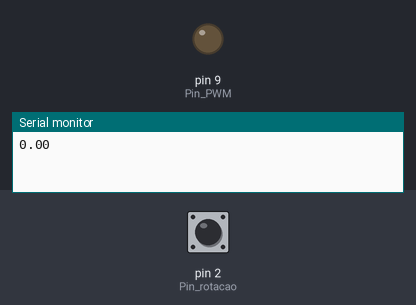
A sketch run on a simulated Arduino Uno, built with avr-gcc and run on an emulated ATmega328P. Shown: output pins drawn as LEDs (lit = HIGH), the last lines printed to the serial monitor. The test bench sets the inputs (shaded band); at power-on: pin 2 (Pin_rotacao) HIGH.

Above: at 0.1 s.
At 2.1 s:
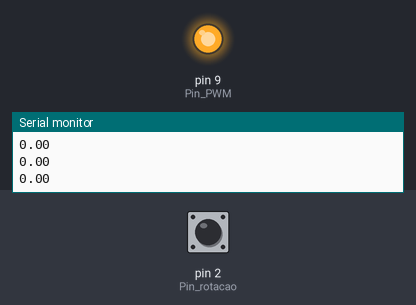
Timing chart, 0 to 3.6 s (numbered marks = the images above):
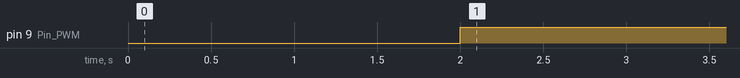

Measured:
- by itself, pin 9 (Pin_PWM): LOW → HIGH at 2.0 s

The sketch:

transitorio.ino
```cpp
const int Pin_rotacao = 2;
const int Pin_PWM = 9;

double Setpoint = 950;
double Input, Output;
volatile byte pulsos;
unsigned int pulsos_por_volta = 2;
unsigned long timeold;

void contador() {
  pulsos++;
}

void setup() {
  Serial.begin(9600);
  pinMode(Pin_PWM, OUTPUT);
  pinMode(Pin_rotacao, INPUT);
  attachInterrupt(digitalPinToInterrupt(Pin_rotacao), contador, FALLING);
  pulsos = 0;
  timeold = millis();
}

void loop() {

  if (millis() - timeold >= 1000) {
    detachInterrupt(digitalPinToInterrupt(Pin_rotacao));

    Input = (60 * 1000 / pulsos_por_volta) / (millis() - timeold) * pulsos;
    pulsos = 0;

    Output = Setpoint - Input;

    analogWrite(Pin_PWM, Output);

    timeold = millis();
    attachInterrupt(digitalPinToInterrupt(Pin_rotacao), contador, FALLING);
  }

  print_serial(Input);
  delay(1000);
}

void print_serial(double valor){
  Serial.println(valor);
}
```
